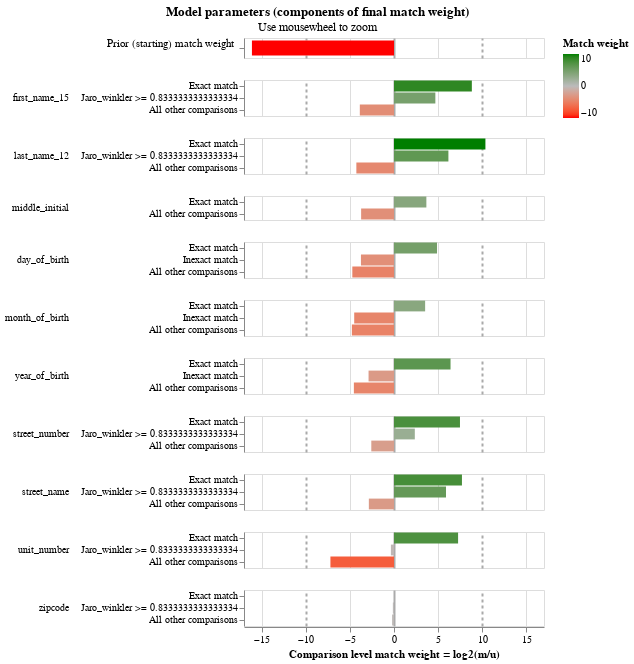

Write notebook code for a chart like this one.
### Code cell
linker.match_weights_chart()

### Figure 1 — Vega-Lite specification as saved in the notebook (floating-point values rounded to 4 significant figures)
{"config": {"view": {"continuousWidth": 300, "continuousHeight": 300, "discreteHeight": 60, "discreteWidth": 400}, "header": {"title": null}, "mark": {"tooltip": null}, "title": {"anchor": "middle"}}, "vconcat": [{"mark": {"type": "bar", "clip": true, "height": 15}, "encoding": {"color": {"field": "log2_bayes_factor", "scale": {"domain": [-10, 0, 10], "interpolate": "lab", "range": ["red", "#bbbbbb", "green"]}, "title": "Match weight", "type": "quantitative"}, "tooltip": [{"field": "comparison_name", "title": "Comparison name", "type": "nominal"}, {"field": "probability_two_random_records_match", "format": ".4f", "title": "Probability two random records match", "type": "nominal"}, {"field": "log2_bayes_factor", "format": ",.4f", "title": "Equivalent match weight", "type": "quantitative"}, {"field": "bayes_factor_description", "title": "Match weight description", "type": "nominal"}], "x": {"axis": {"domain": false, "gridColor": {"condition": {"test": "abs(datum.value / 10)  <= 1 & datum.value % 10 === 0", "value": "#aaa"}, "value": "#ddd"}, "gridDash": {"condition": {"test": "abs(datum.value / 10) == 1", "value": [3]}, "value": null}, "gridWidth": {"condition": {"test": "abs(datum.value / 10)  <= 1 & datum.value % 10 === 0", "value": 2}, "value": 1}, "labels": false, "ticks": false, "title": ""}, "field": "log2_bayes_factor", "scale": {"domain": [-17, 17]}, "type": "quantitative"}, "y": {"axis": {"title": "Prior (starting) match weight", "titleAlign": "right", "titleAngle": 0, "titleFontWeight": "normal"}, "field": "label_for_charts", "sort": {"field": "comparison_vector_value", "order": "descending"}, "type": "nominal"}}, "height": 20, "transform": [{"filter": "(datum.comparison_name == 'probability_two_random_records_match')"}]}, {"mark": {"type": "bar", "clip": true}, "encoding": {"color": {"field": "log2_bayes_factor", "scale": {"domain": [-10, 0, 10], "interpolate": "lab", "range": ["red", "#bbbbbb", "green"]}, "title": "Match weight", "type": "quantitative"}, "row": {"field": "comparison_name", "header": {"labelAlign": "left", "labelAnchor": "middle", "labelAngle": 0}, "sort": {"field": "comparison_sort_order"}, "type": "nominal"}, "tooltip": [{"field": "comparison_name", "title": "Comparison name", "type": "nominal"}, {"field": "label_for_charts", "title": "Label", "type": "ordinal"}, {"field": "sql_condition", "title": "SQL condition", "type": "nominal"}, {"field": "m_probability", "format": ".4f", "title": "M probability", "type": "quantitative"}, {"field": "u_probability", "format": ".4f", "title": "U probability", "type": "quantitative"}, {"field": "bayes_factor", "format": ",.4f", "title": "Bayes factor = m/u", "type": "quantitative"}, {"field": "log2_bayes_factor", "format": ",.4f", "title": "Match weight = log2(m/u)", "type": "quantitative"}, {"field": "bayes_factor_description", "title": "Match weight description", "type": "nominal"}], "x": {"axis": {"gridColor": {"condition": {"test": "abs(datum.value / 10)  <= 1 & datum.value % 10 === 0", "value": "#aaa"}, "value": "#ddd"}, "gridDash": {"condition": {"test": "abs(datum.value / 10) == 1", "value": [3]}, "value": null}, "gridWidth": {"condition": {"test": "abs(datum.value / 10)  <= 1 & datum.value % 10 === 0", "value": 2}, "value": 1}, "title": "Comparison level match weight = log2(m/u)"}, "field": "log2_bayes_factor", "scale": {"domain": [-17, 17]}, "type": "quantitative"}, "y": {"axis": {"title": null}, "field": "label_for_charts", "sort": {"field": "comparison_vector_value", "order": "descending"}, "type": "nominal"}}, "height": {"step": 12}, "resolve": {"axis": {"y": "independent"}, "scale": {"y": "independent"}}, "transform": [{"filter": "(datum.comparison_name != 'probability_two_random_records_match')"}]}], "data": {"name": "data-303fd02c09444717f078306a2f6836d5"}, "params": [{"name": "mouse_zoom", "select": {"type": "interval", "encodings": ["x"]}, "bind": "scales", "views": []}], "resolve": {"axis": {"y": "independent"}, "scale": {"y": "independent"}}, "title": {"text": "Model parameters (components of final match weight)", "subtitle": "Use mousewheel to zoom"}, "$schema": "https://vega.github.io/schema/vega-lite/v5.9.3.json", "datasets": {"data-303fd02c09444717f078306a2f6836d5": [{"comparison_name": "probability_two_random_records_match", "sql_condition": null, "label_for_charts": "", "m_probability": null, "u_probability": null, "m_probability_description": null, "u_probability_description": null, "has_tf_adjustments": false, "tf_adjustment_column": null, "tf_adjustment_weight": null, "is_null_level": false, "bayes_factor": 1.423e-05, "log2_bayes_factor": -16.1, "comparison_vector_value": 0, "max_comparison_vector_value": 0, "bayes_factor_description": "The probability that two random records drawn at random match is 0.000 or one in  70,297.3 records.This is equivalent to a starting match weight of -16.101.", "probability_two_random_records_match": 1.423e-05, "comparison_sort_order": -1}, {"comparison_name": "first_name_15", "sql_condition": "`first_name_15_l` = `first_name_15_r`", "label_for_charts": "Exact match", "m_probability": 0.8408, "u_probability": 0.001858, "m_probability_description": "Amongst matching record comparisons, 84.08% of records are in the exact match comparison level", "u_probability_description": "Amongst non-matching record comparisons, 0.19% of records are in the exact match comparison level", "has_tf_adjustments": false, "tf_adjustment_column": null, "tf_adjustment_weight": 1.0, "is_null_level": false, "bayes_factor": 452.6, "log2_bayes_factor": 8.822, "comparison_vector_value": 2, "max_comparison_vector_value": 2, "bayes_factor_description": "If comparison level is `exact match` then comparison is 452.57 times more likely to be a match", "probability_two_random_records_match": 1.423e-05, "comparison_sort_order": 0}, {"comparison_name": "first_name_15", "sql_condition": "jaro_winkler(`first_name_15_l`, `first_name_15_r`) >= 0.8333333333333334", "label_for_charts": "Jaro_winkler >= 0.8333333333333334", "m_probability": 0.09139, "u_probability": 0.003548, "m_probability_description": "Amongst matching record comparisons, 9.14% of records are in the jaro_winkler >= 0.8333333333333334 comparison level", "u_probability_description": "Amongst non-matching record comparisons, 0.35% of records are in the jaro_winkler >= 0.8333333333333334 comparison level", "has_tf_adjustments": false, "tf_adjustment_column": null, "tf_adjustment_weight": 1.0, "is_null_level": false, "bayes_factor": 25.76, "log2_bayes_factor": 4.687, "comparison_vector_value": 1, "max_comparison_vector_value": 2, "bayes_factor_description": "If comparison level is `jaro_winkler >= 0.8333333333333334` then comparison is 25.76 times more likely to be a match", "probability_two_random_records_match": 1.423e-05, "comparison_sort_order": 0}, {"comparison_name": "first_name_15", "sql_condition": "ELSE", "label_for_charts": "All other comparisons", "m_probability": 0.06786, "u_probability": 0.9946, "m_probability_description": "Amongst matching record comparisons, 6.79% of records are in the all other comparisons comparison level", "u_probability_description": "Amongst non-matching record comparisons, 99.46% of records are in the all other comparisons comparison level", "has_tf_adjustments": false, "tf_adjustment_column": null, "tf_adjustment_weight": 1.0, "is_null_level": false, "bayes_factor": 0.06823, "log2_bayes_factor": -3.873, "comparison_vector_value": 0, "max_comparison_vector_value": 2, "bayes_factor_description": "If comparison level is `all other comparisons` then comparison is  14.66 times less likely to be a match", "probability_two_random_records_match": 1.423e-05, "comparison_sort_order": 0}, {"comparison_name": "last_name_12", "sql_condition": "`last_name_12_l` = `last_name_12_r`", "label_for_charts": "Exact match", "m_probability": 0.8596, "u_probability": 0.0006538, "m_probability_description": "Amongst matching record comparisons, 85.96% of records are in the exact match comparison level", "u_probability_description": "Amongst non-matching record comparisons, 0.07% of records are in the exact match comparison level", "has_tf_adjustments": false, "tf_adjustment_column": null, "tf_adjustment_weight": 1.0, "is_null_level": false, "bayes_factor": 1315.0, "log2_bayes_factor": 10.36, "comparison_vector_value": 2, "max_comparison_vector_value": 2, "bayes_factor_description": "If comparison level is `exact match` then comparison is 1,314.80 times more likely to be a match", "probability_two_random_records_match": 1.423e-05, "comparison_sort_order": 1}, {"comparison_name": "last_name_12", "sql_condition": "jaro_winkler(`last_name_12_l`, `last_name_12_r`) >= 0.8333333333333334", "label_for_charts": "Jaro_winkler >= 0.8333333333333334", "m_probability": 0.08856, "u_probability": 0.001233, "m_probability_description": "Amongst matching record comparisons, 8.86% of records are in the jaro_winkler >= 0.8333333333333334 comparison level", "u_probability_description": "Amongst non-matching record comparisons, 0.12% of records are in the jaro_winkler >= 0.8333333333333334 comparison level", "has_tf_adjustments": false, "tf_adjustment_column": null, "tf_adjustment_weight": 1.0, "is_null_level": false, "bayes_factor": 71.8, "log2_bayes_factor": 6.166, "comparison_vector_value": 1, "max_comparison_vector_value": 2, "bayes_factor_description": "If comparison level is `jaro_winkler >= 0.8333333333333334` then comparison is 71.80 times more likely to be a match", "probability_two_random_records_match": 1.423e-05, "comparison_sort_order": 1}, {"comparison_name": "last_name_12", "sql_condition": "ELSE", "label_for_charts": "All other comparisons", "m_probability": 0.05187, "u_probability": 0.9981, "m_probability_description": "Amongst matching record comparisons, 5.19% of records are in the all other comparisons comparison level", "u_probability_description": "Amongst non-matching record comparisons, 99.81% of records are in the all other comparisons comparison level", "has_tf_adjustments": false, "tf_adjustment_column": null, "tf_adjustment_weight": 1.0, "is_null_level": false, "bayes_factor": 0.05197, "log2_bayes_factor": -4.266, "comparison_vector_value": 0, "max_comparison_vector_value": 2, "bayes_factor_description": "If comparison level is `all other comparisons` then comparison is  19.24 times less likely to be a match", "probability_two_random_records_match": 1.423e-05, "comparison_sort_order": 1}, {"comparison_name": "middle_initial", "sql_condition": "`middle_initial_l` = `middle_initial_r`", "label_for_charts": "Exact match", "m_probability": 0.9299, "u_probability": 0.07314, "m_probability_description": "Amongst matching record comparisons, 92.99% of records are in the exact match comparison level", "u_probability_description": "Amongst non-matching record comparisons, 7.31% of records are in the exact match comparison level", "has_tf_adjustments": false, "tf_adjustment_column": null, "tf_adjustment_weight": 1.0, "is_null_level": false, "bayes_factor": 12.71, "log2_bayes_factor": 3.668, "comparison_vector_value": 1, "max_comparison_vector_value": 1, "bayes_factor_description": "If comparison level is `exact match` then comparison is 12.71 times more likely to be a match", "probability_two_random_records_match": 1.423e-05, "comparison_sort_order": 2}, {"comparison_name": "middle_initial", "sql_condition": "ELSE", "label_for_charts": "All other comparisons", "m_probability": 0.07007, "u_probability": 0.9269, "m_probability_description": "Amongst matching record comparisons, 7.01% of records are in the all other comparisons comparison level", "u_probability_description": "Amongst non-matching record comparisons, 92.69% of records are in the all other comparisons comparison level", "has_tf_adjustments": false, "tf_adjustment_column": null, "tf_adjustment_weight": 1.0, "is_null_level": false, "bayes_factor": 0.07559, "log2_bayes_factor": -3.726, "comparison_vector_value": 0, "max_comparison_vector_value": 1, "bayes_factor_description": "If comparison level is `all other comparisons` then comparison is  13.23 times less likely to be a match", "probability_two_random_records_match": 1.423e-05, "comparison_sort_order": 2}, {"comparison_name": "day_of_birth", "sql_condition": "`day_of_birth_l` = `day_of_birth_r`", "label_for_charts": "Exact match", "m_probability": 0.9525, "u_probability": 0.03243, "m_probability_description": "Amongst matching record comparisons, 95.25% of records are in the exact match comparison level", "u_probability_description": "Amongst non-matching record comparisons, 3.24% of records are in the exact match comparison level", "has_tf_adjustments": false, "tf_adjustment_column": null, "tf_adjustment_weight": 1.0, "is_null_level": false, "bayes_factor": 29.37, "log2_bayes_factor": 4.876, "comparison_vector_value": 2, "max_comparison_vector_value": 2, "bayes_factor_description": "If comparison level is `exact match` then comparison is 29.37 times more likely to be a match", "probability_two_random_records_match": 1.423e-05, "comparison_sort_order": 3}, {"comparison_name": "day_of_birth", "sql_condition": "abs(day_of_birth_l - day_of_birth_r) <= 5", "label_for_charts": "Inexact match", "m_probability": 0.02212, "u_probability": 0.2969, "m_probability_description": "Amongst matching record comparisons, 2.21% of records are in the inexact match comparison level", "u_probability_description": "Amongst non-matching record comparisons, 29.69% of records are in the inexact match comparison level", "has_tf_adjustments": false, "tf_adjustment_column": null, "tf_adjustment_weight": 1.0, "is_null_level": false, "bayes_factor": 0.0745, "log2_bayes_factor": -3.747, "comparison_vector_value": 1, "max_comparison_vector_value": 2, "bayes_factor_description": "If comparison level is `inexact match` then comparison is  13.42 times less likely to be a match", "probability_two_random_records_match": 1.423e-05, "comparison_sort_order": 3}, {"comparison_name": "day_of_birth", "sql_condition": "ELSE", "label_for_charts": "All other comparisons", "m_probability": 0.0254, "u_probability": 0.6707, "m_probability_description": "Amongst matching record comparisons, 2.54% of records are in the all other comparisons comparison level", "u_probability_description": "Amongst non-matching record comparisons, 67.07% of records are in the all other comparisons comparison level", "has_tf_adjustments": false, "tf_adjustment_column": null, "tf_adjustment_weight": 1.0, "is_null_level": false, "bayes_factor": 0.03787, "log2_bayes_factor": -4.723, "comparison_vector_value": 0, "max_comparison_vector_value": 2, "bayes_factor_description": "If comparison level is `all other comparisons` then comparison is  26.41 times less likely to be a match", "probability_two_random_records_match": 1.423e-05, "comparison_sort_order": 3}, {"comparison_name": "month_of_birth", "sql_condition": "`month_of_birth_l` = `month_of_birth_r`", "label_for_charts": "Exact match", "m_probability": 0.9635, "u_probability": 0.08348, "m_probability_description": "Amongst matching record comparisons, 96.35% of records are in the exact match comparison level", "u_probability_description": "Amongst non-matching record comparisons, 8.35% of records are in the exact match comparison level", "has_tf_adjustments": false, "tf_adjustment_column": null, "tf_adjustment_weight": 1.0, "is_null_level": false, "bayes_factor": 11.54, "log2_bayes_factor": 3.529, "comparison_vector_value": 2, "max_comparison_vector_value": 2, "bayes_factor_description": "If comparison level is `exact match` then comparison is 11.54 times more likely to be a match", "probability_two_random_records_match": 1.423e-05, "comparison_sort_order": 4}, {"comparison_name": "month_of_birth", "sql_condition": "abs(month_of_birth_l - month_of_birth_r) <= 3", "label_for_charts": "Inexact match", "m_probability": 0.0181, "u_probability": 0.4123, "m_probability_description": "Amongst matching record comparisons, 1.81% of records are in the inexact match comparison level", "u_probability_description": "Amongst non-matching record comparisons, 41.23% of records are in the inexact match comparison level", "has_tf_adjustments": false, "tf_adjustment_column": null, "tf_adjustment_weight": 1.0, "is_null_level": false, "bayes_factor": 0.0439, "log2_bayes_factor": -4.51, "comparison_vector_value": 1, "max_comparison_vector_value": 2, "bayes_factor_description": "If comparison level is `inexact match` then comparison is  22.78 times less likely to be a match", "probability_two_random_records_match": 1.423e-05, "comparison_sort_order": 4}, {"comparison_name": "month_of_birth", "sql_condition": "ELSE", "label_for_charts": "All other comparisons", "m_probability": 0.01841, "u_probability": 0.5042, "m_probability_description": "Amongst matching record comparisons, 1.84% of records are in the all other comparisons comparison level", "u_probability_description": "Amongst non-matching record comparisons, 50.42% of records are in the all other comparisons comparison level", "has_tf_adjustments": false, "tf_adjustment_column": null, "tf_adjustment_weight": 1.0, "is_null_level": false, "bayes_factor": 0.03651, "log2_bayes_factor": -4.775, "comparison_vector_value": 0, "max_comparison_vector_value": 2, "bayes_factor_description": "If comparison level is `all other comparisons` then comparison is  27.39 times less likely to be a match", "probability_two_random_records_match": 1.423e-05, "comparison_sort_order": 4}, {"comparison_name": "year_of_birth", "sql_condition": "`year_of_birth_l` = `year_of_birth_r`", "label_for_charts": "Exact match", "m_probability": 0.9475, "u_probability": 0.01116, "m_probability_description": "Amongst matching record comparisons, 94.75% of records are in the exact match comparison level", "u_probability_description": "Amongst non-matching record comparisons, 1.12% of records are in the exact match comparison level", "has_tf_adjustments": false, "tf_adjustment_column": null, "tf_adjustment_weight": 1.0, "is_null_level": false, "bayes_factor": 84.9, "log2_bayes_factor": 6.408, "comparison_vector_value": 2, "max_comparison_vector_value": 2, "bayes_factor_description": "If comparison level is `exact match` then comparison is 84.90 times more likely to be a match", "probability_two_random_records_match": 1.423e-05, "comparison_sort_order": 5}, {"comparison_name": "year_of_birth", "sql_condition": "abs(year_of_birth_l - year_of_birth_r) <= 5", "label_for_charts": "Inexact match", "m_probability": 0.01494, "u_probability": 0.1103, "m_probability_description": "Amongst matching record comparisons, 1.49% of records are in the inexact match comparison level", "u_probability_description": "Amongst non-matching record comparisons, 11.03% of records are in the inexact match comparison level", "has_tf_adjustments": false, "tf_adjustment_column": null, "tf_adjustment_weight": 1.0, "is_null_level": false, "bayes_factor": 0.1355, "log2_bayes_factor": -2.884, "comparison_vector_value": 1, "max_comparison_vector_value": 2, "bayes_factor_description": "If comparison level is `inexact match` then comparison is  7.38 times less likely to be a match", "probability_two_random_records_match": 1.423e-05, "comparison_sort_order": 5}, {"comparison_name": "year_of_birth", "sql_condition": "ELSE", "label_for_charts": "All other comparisons", "m_probability": 0.03755, "u_probability": 0.8786, "m_probability_description": "Amongst matching record comparisons, 3.76% of records are in the all other comparisons comparison level", "u_probability_description": "Amongst non-matching record comparisons, 87.86% of records are in the all other comparisons comparison level", "has_tf_adjustments": false, "tf_adjustment_column": null, "tf_adjustment_weight": 1.0, "is_null_level": false, "bayes_factor": 0.04274, "log2_bayes_factor": -4.548, "comparison_vector_value": 0, "max_comparison_vector_value": 2, "bayes_factor_description": "If comparison level is `all other comparisons` then comparison is  23.40 times less likely to be a match", "probability_two_random_records_match": 1.423e-05, "comparison_sort_order": 5}, {"comparison_name": "street_number", "sql_condition": "`street_number_l` = `street_number_r`", "label_for_charts": "Exact match", "m_probability": 0.7698, "u_probability": 0.004323, "m_probability_description": "Amongst matching record comparisons, 76.98% of records are in the exact match comparison level", "u_probability_description": "Amongst non-matching record comparisons, 0.43% of records are in the exact match comparison level", "has_tf_adjustments": false, "tf_adjustment_column": null, "tf_adjustment_weight": 1.0, "is_null_level": false, "bayes_factor": 178.1, "log2_bayes_factor": 7.476, "comparison_vector_value": 2, "max_comparison_vector_value": 2, "bayes_factor_description": "If comparison level is `exact match` then comparison is 178.06 times more likely to be a match", "probability_two_random_records_match": 1.423e-05, "comparison_sort_order": 6}, {"comparison_name": "street_number", "sql_condition": "jaro_winkler(`street_number_l`, `street_number_r`) >= 0.8333333333333334", "label_for_charts": "Jaro_winkler >= 0.8333333333333334", "m_probability": 0.06502, "u_probability": 0.01267, "m_probability_description": "Amongst matching record comparisons, 6.50% of records are in the jaro_winkler >= 0.8333333333333334 comparison level", "u_probability_description": "Amongst non-matching record comparisons, 1.27% of records are in the jaro_winkler >= 0.8333333333333334 comparison level", "has_tf_adjustments": false, "tf_adjustment_column": null, "tf_adjustment_weight": 1.0, "is_null_level": false, "bayes_factor": 5.129, "log2_bayes_factor": 2.359, "comparison_vector_value": 1, "max_comparison_vector_value": 2, "bayes_factor_description": "If comparison level is `jaro_winkler >= 0.8333333333333334` then comparison is 5.13 times more likely to be a match", "probability_two_random_records_match": 1.423e-05, "comparison_sort_order": 6}, {"comparison_name": "street_number", "sql_condition": "ELSE", "label_for_charts": "All other comparisons", "m_probability": 0.1652, "u_probability": 0.983, "m_probability_description": "Amongst matching record comparisons, 16.52% of records are in the all other comparisons comparison level", "u_probability_description": "Amongst non-matching record comparisons, 98.30% of records are in the all other comparisons comparison level", "has_tf_adjustments": false, "tf_adjustment_column": null, "tf_adjustment_weight": 1.0, "is_null_level": false, "bayes_factor": 0.1681, "log2_bayes_factor": -2.573, "comparison_vector_value": 0, "max_comparison_vector_value": 2, "bayes_factor_description": "If comparison level is `all other comparisons` then comparison is  5.95 times less likely to be a match", "probability_two_random_records_match": 1.423e-05, "comparison_sort_order": 6}, {"comparison_name": "street_name", "sql_condition": "`street_name_l` = `street_name_r`", "label_for_charts": "Exact match", "m_probability": 0.7564, "u_probability": 0.003636, "m_probability_description": "Amongst matching record comparisons, 75.64% of records are in the exact match comparison level", "u_probability_description": "Amongst non-matching record comparisons, 0.36% of records are in the exact match comparison level", "has_tf_adjustments": false, "tf_adjustment_column": null, "tf_adjustment_weight": 1.0, "is_null_level": false, "bayes_factor": 208.0, "log2_bayes_factor": 7.701, "comparison_vector_value": 2, "max_comparison_vector_value": 2, "bayes_factor_description": "If comparison level is `exact match` then comparison is 208.02 times more likely to be a match", "probability_two_random_records_match": 1.423e-05, "comparison_sort_order": 7}, {"comparison_name": "street_name", "sql_condition": "jaro_winkler(`street_name_l`, `street_name_r`) >= 0.8333333333333334", "label_for_charts": "Jaro_winkler >= 0.8333333333333334", "m_probability": 0.1058, "u_probability": 0.001781, "m_probability_description": "Amongst matching record comparisons, 10.58% of records are in the jaro_winkler >= 0.8333333333333334 comparison level", "u_probability_description": "Amongst non-matching record comparisons, 0.18% of records are in the jaro_winkler >= 0.8333333333333334 comparison level", "has_tf_adjustments": false, "tf_adjustment_column": null, "tf_adjustment_weight": 1.0, "is_null_level": false, "bayes_factor": 59.43, "log2_bayes_factor": 5.893, "comparison_vector_value": 1, "max_comparison_vector_value": 2, "bayes_factor_description": "If comparison level is `jaro_winkler >= 0.8333333333333334` then comparison is 59.43 times more likely to be a match", "probability_two_random_records_match": 1.423e-05, "comparison_sort_order": 7}, {"comparison_name": "street_name", "sql_condition": "ELSE", "label_for_charts": "All other comparisons", "m_probability": 0.1378, "u_probability": 0.9946, "m_probability_description": "Amongst matching record comparisons, 13.78% of records are in the all other comparisons comparison level", "u_probability_description": "Amongst non-matching record comparisons, 99.46% of records are in the all other comparisons comparison level", "has_tf_adjustments": false, "tf_adjustment_column": null, "tf_adjustment_weight": 1.0, "is_null_level": false, "bayes_factor": 0.1385, "log2_bayes_factor": -2.852, "comparison_vector_value": 0, "max_comparison_vector_value": 2, "bayes_factor_description": "If comparison level is `all other comparisons` then comparison is  7.22 times less likely to be a match", "probability_two_random_records_match": 1.423e-05, "comparison_sort_order": 7}, {"comparison_name": "unit_number", "sql_condition": "`unit_number_l` = `unit_number_r`", "label_for_charts": "Exact match", "m_probability": 0.9102, "u_probability": 0.005927, "m_probability_description": "Amongst matching record comparisons, 91.02% of records are in the exact match comparison level", "u_probability_description": "Amongst non-matching record comparisons, 0.59% of records are in the exact match comparison level", "has_tf_adjustments": false, "tf_adjustment_column": null, "tf_adjustment_weight": 1.0, "is_null_level": false, "bayes_factor": 153.6, "log2_bayes_factor": 7.263, "comparison_vector_value": 2, "max_comparison_vector_value": 2, "bayes_factor_description": "If comparison level is `exact match` then comparison is 153.58 times more likely to be a match", "probability_two_random_records_match": 1.423e-05, "comparison_sort_order": 8}, {"comparison_name": "unit_number", "sql_condition": "jaro_winkler(`unit_number_l`, `unit_number_r`) >= 0.8333333333333334", "label_for_charts": "Jaro_winkler >= 0.8333333333333334", "m_probability": 0.08381, "u_probability": 0.1071, "m_probability_description": "Amongst matching record comparisons, 8.38% of records are in the jaro_winkler >= 0.8333333333333334 comparison level", "u_probability_description": "Amongst non-matching record comparisons, 10.71% of records are in the jaro_winkler >= 0.8333333333333334 comparison level", "has_tf_adjustments": false, "tf_adjustment_column": null, "tf_adjustment_weight": 1.0, "is_null_level": false, "bayes_factor": 0.7826, "log2_bayes_factor": -0.3537, "comparison_vector_value": 1, "max_comparison_vector_value": 2, "bayes_factor_description": "If comparison level is `jaro_winkler >= 0.8333333333333334` then comparison is  1.28 times less likely to be a match", "probability_two_random_records_match": 1.423e-05, "comparison_sort_order": 8}, {"comparison_name": "unit_number", "sql_condition": "ELSE", "label_for_charts": "All other comparisons", "m_probability": 0.00601, "u_probability": 0.887, "m_probability_description": "Amongst matching record comparisons, 0.60% of records are in the all other comparisons comparison level", "u_probability_description": "Amongst non-matching record comparisons, 88.70% of records are in the all other comparisons comparison level", "has_tf_adjustments": false, "tf_adjustment_column": null, "tf_adjustment_weight": 1.0, "is_null_level": false, "bayes_factor": 0.006775, "log2_bayes_factor": -7.206, "comparison_vector_value": 0, "max_comparison_vector_value": 2, "bayes_factor_description": "If comparison level is `all other comparisons` then comparison is  147.60 times less likely to be a match", "probability_two_random_records_match": 1.423e-05, "comparison_sort_order": 8}, {"comparison_name": "zipcode", "sql_condition": "`zipcode_l` = `zipcode_r`", "label_for_charts": "Exact match", "m_probability": 0.9341, "u_probability": 0.9268, "m_probability_description": "Amongst matching record comparisons, 93.41% of records are in the exact match comparison level", "u_probability_description": "Amongst non-matching record comparisons, 92.68% of records are in the exact match comparison level", "has_tf_adjustments": false, "tf_adjustment_column": null, "tf_adjustment_weight": 1.0, "is_null_level": false, "bayes_factor": 1.008, "log2_bayes_factor": 0.01136, "comparison_vector_value": 2, "max_comparison_vector_value": 2, "bayes_factor_description": "If comparison level is `exact match` then comparison is 1.01 times more likely to be a match", "probability_two_random_records_match": 1.423e-05, "comparison_sort_order": 9}, {"comparison_name": "zipcode", "sql_condition": "jaro_winkler(`zipcode_l`, `zipcode_r`) >= 0.8333333333333334", "label_for_charts": "Jaro_winkler >= 0.8333333333333334", "m_probability": 0.04826, "u_probability": 0.05276, "m_probability_description": "Amongst matching record comparisons, 4.83% of records are in the jaro_winkler >= 0.8333333333333334 comparison level", "u_probability_description": "Amongst non-matching record comparisons, 5.28% of records are in the jaro_winkler >= 0.8333333333333334 comparison level", "has_tf_adjustments": false, "tf_adjustment_column": null, "tf_adjustment_weight": 1.0, "is_null_level": false, "bayes_factor": 0.9147, "log2_bayes_factor": -0.1287, "comparison_vector_value": 1, "max_comparison_vector_value": 2, "bayes_factor_description": "If comparison level is `jaro_winkler >= 0.8333333333333334` then comparison is  1.09 times less likely to be a match", "probability_two_random_records_match": 1.423e-05, "comparison_sort_order": 9}, {"comparison_name": "zipcode", "sql_condition": "ELSE", "label_for_charts": "All other comparisons", "m_probability": 0.01761, "u_probability": 0.02044, "m_probability_description": "Amongst matching record comparisons, 1.76% of records are in the all other comparisons comparison level", "u_probability_description": "Amongst non-matching record comparisons, 2.04% of records are in the all other comparisons comparison level", "has_tf_adjustments": false, "tf_adjustment_column": null, "tf_adjustment_weight": 1.0, "is_null_level": false, "bayes_factor": 0.8617, "log2_bayes_factor": -0.2148, "comparison_vector_value": 0, "max_comparison_vector_value": 2, "bayes_factor_description": "If comparison level is `all other comparisons` then comparison is  1.16 times less likely to be a match", "probability_two_random_records_match": 1.423e-05, "comparison_sort_order": 9}]}}
